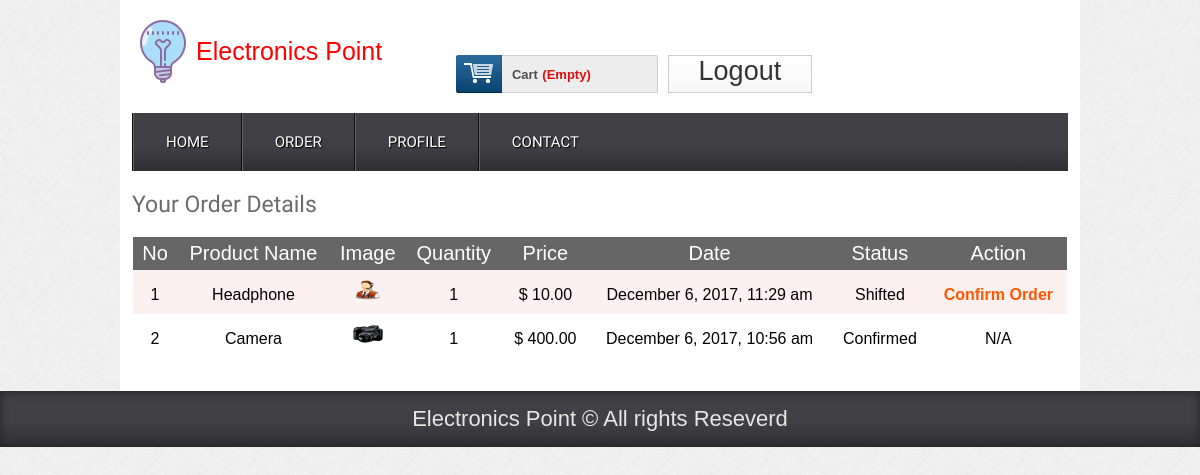
The page /shop/orderdetails.php (signed in) on the database its author committed.
### tables this page shows
CREATE TABLE `tbl_order` (
  `id` int(11) NOT NULL,
  `csId` int(11) NOT NULL,
  `productId` int(11) NOT NULL,
  `productName` varchar(255) NOT NULL,
  `quantity` int(11) NOT NULL,
  `price` float(10,2) NOT NULL,
  `image` varchar(255) NOT NULL,
  `Date` datetime NOT NULL DEFAULT CURRENT_TIMESTAMP,
  `status` int(11) NOT NULL DEFAULT '0'
);

### shop/classes/Customer.php (called while the page is built, shortened)
<?php
$filepath = realpath(dirname(__FILE__));
include_once ($filepath."/../libs/Database.php");
include_once ($filepath."/../helpers/Format.php");
?>
<?php
class Customer
{
	private $db;
	function __construct()
	{
		$this->db = new Database();
	}
	public function getOrderProduct($csid){
		$sql = "SELECT * FROM tbl_order WHERE csId='$csid' ORDER BY id DESC";
		$result = $this->db->select($sql);
		return $result;
	}
}
?>

### shop/libs/Database.php (called while the page is built, shortened)
<?php
Class Database{
	 public $host   = DB_HOST;
	 public $user   = DB_USER;
	 public $pass   = DB_PASS;
	 public $dbname = DB_NAME;
	 public $link;
	private function connectDB(){
		 $this->link = new mysqli($this->host, $this->user, $this->pass,$this->dbname);
	 }
	public function select($query){
	  $result = $this->link->query($query) or die($this->link->error.__LINE__);
		  if($result->num_rows > 0){
		    return $result;
		  }else {
		    return false;
		  }
	 }
}

### shop/libs/Session.php (called while the page is built, shortened)
<?php
class Session{
	 public static function get($key){
	    if (isset($_SESSION[$key])) {
		  return $_SESSION[$key];
		}else {
		  return false;
	    }
	 }
}

### shop/helpers/Format.php (called while the page is built, shortened)
<?php
class Format{
	 public function formatDate($date){
	 	return date('F j, Y, g:i a', strtotime($date));
	 }
 }

### shop/orderdetails.php (the view, shortened to what this page needs)
<?php
	include("inc/header.php");
?>
 <div class="main">
    <div class="content">
		<div class="section group">
	   			<h2>Your Order Details</h2><br>
	   				<table class="tblone">
							<tr>
								<th>No</th>
								<th>Product Name</th>
								<th>Image</th>
								<th>Quantity</th>
								<th>Price</th>
								<th>Date</th>
								<th>Status</th>
								<th>Action</th>
							</tr>
					    <?php
					    	$csid = Session::get('csid');
							$getOrderProd = $csmr->getOrderProduct($csid);
							if ($getOrderProd) {
								$i = 1;
								while ($orderpd = $getOrderProd->fetch_assoc()) {
					   	?>
							<tr>
								<td><?php echo $i?></td>
								<td><?php echo $orderpd['productName'];?></td>
								<td><img src="admin/<?php echo $orderpd['image'];?>"/></td>
								<td><?php echo $orderpd['quantity'];?></td>
								<td>$ <?php echo $orderpd['price'];?></td>
								<td><?php echo $fm->formatDate($orderpd['Date']);?></td>
								<td><?php if($orderpd['status'] == 0){
									echo "Pendding";
								}elseif($orderpd['status'] == 1){
									echo "Shifted";
								}else{
									echo "Confirmed";
								}?></td>
							<td>
								<?php
									if ($orderpd['status'] == 1) { ?>
									<a href="?csconfirm=<?php echo $csid; ?>&price=<?php echo $orderpd['price'];?>&time=<?php echo $orderpd['Date'];?>">Confirm Order</a>
								<?php }else{
									echo "N/A";
								}
								 ?>
							</td>
							</tr>
						<?php $i++; } } ?>
						</table>
		</div>
    </div>
 </div>
</div>
 <?php
	include("inc/footer.php");
?>

### shop/css/style.css (style rules this page uses)
html,body,div,span,applet,object,iframe,h1,h2,h3,h4,h5,h6,p,blockquote,pre,a,abbr,acronym,address,big,cite,code,del,dfn,em,img,ins,kbd,q,s,samp,small,strike,strong,sub,sup,tt,var,b,u,i,dl,dt,dd,ol,nav ul,nav li,fieldset,form,label,legend,table,caption,tbody,tfoot,thead,tr,th,td,article,aside,canvas,details,embed,figure,figcaption,footer,header,hgroup,menu,nav,output,ruby,section,summary,time,mark,audio,video { margin:0;padding:0;border:0;font-size:100%;font:inherit;vertical-align:baseline; }
table { border-collapse:collapse;border-spacing:0; }
a { text-decoration:none; }
img { max-width:100%; }
body { font-family:Arial, Helvetica, sans-serif; background:url(../images/body_bg3.jpg); }
.section { clear: both; padding: 0px; margin: 0px; }
.group:before, .group:after { content:""; display:table; }
.group:after { clear:both; }
.group { zoom:1; }
.content { padding:20px 0; background:#FFF; }
.content h2 { font-size:23px; color:#6C6C6C; font-family: 'Monda', sans-serif; }
.tblone { border: 1px solid #fff; margin-bottom: 12px; width: 100%; }
.tblone th { background: #666 none repeat scroll 0 0; color: #fff; font-size: 20px; padding: 5px 8px; text-align: center; }
.tblone td { padding:10px;text-align:center; }
table.tblone tr:nth-child(2n+1) { background:#fff;height:30px; }
table.tblone tr:nth-child(2n) { background:#fdf0f1;height:30px; }
table.tblone a { color: #fe5800; font-weight: bold; text-decoration: none; }
table.tblone img { height: 20px; width: 30px; }

### rows shown on the page
tbl_order: productName "Headphone", image (picture), quantity "1", price "10.00", Date "December 6, 2017, 11:29 am", status "Shifted"
tbl_order: productName "Camera", image (picture), quantity "1", price "400.00", Date "December 6, 2017, 10:56 am", status "Confirmed"
